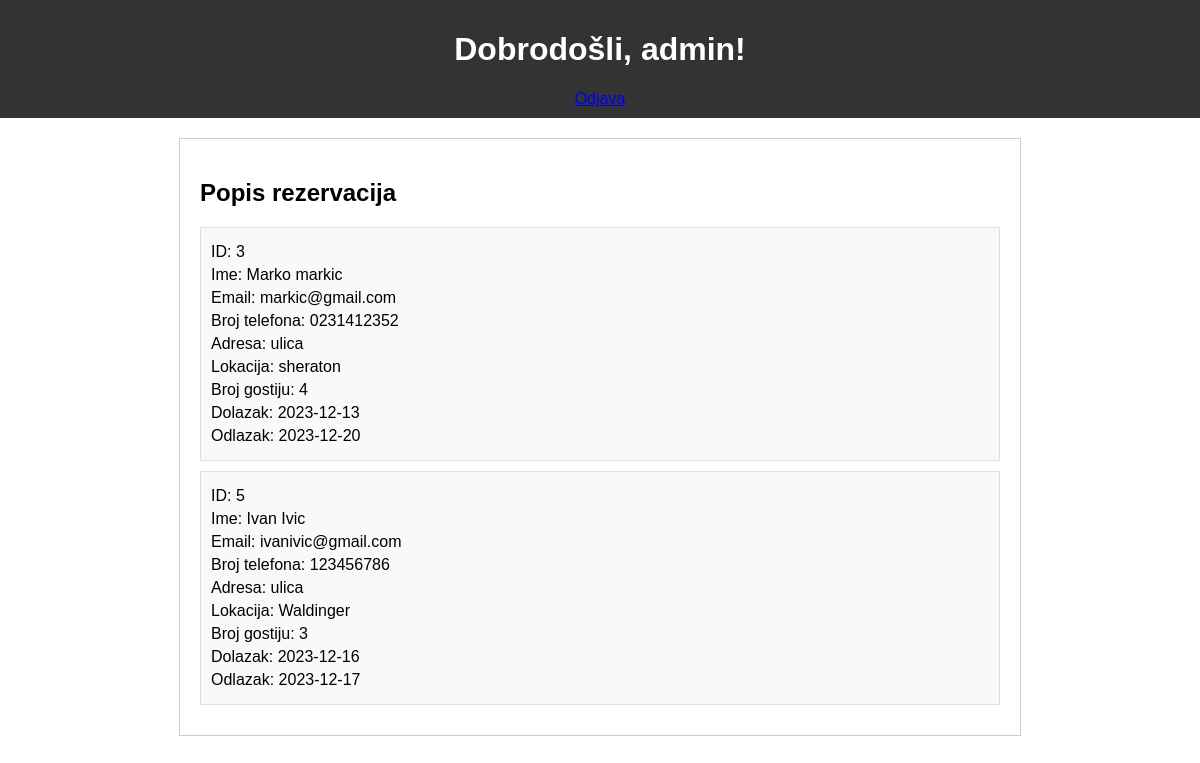
Screenshot of /admin_reservations.php with the database file from the repository.
### tables this page shows
CREATE TABLE `book_form` (
  `id` int(255) NOT NULL,
  `name` varchar(255) NOT NULL,
  `email` varchar(255) NOT NULL,
  `phone` varchar(15) NOT NULL,
  `address` varchar(255) NOT NULL,
  `location` varchar(255) NOT NULL,
  `guests` int(255) NOT NULL,
  `arrivals` date NOT NULL,
  `leaving` date NOT NULL
);

### admin_reservations.php (the view, shortened to what this page needs)
<!DOCTYPE html>
<html lang="en">
<head>
    <link rel="stylesheet" href="css/style_admin.css">
</head>
<body>
    <header>
        <h1>Dobrodošli, admin!</h1>
        <a href="logout.php">Odjava</a>
    </header>
    <section class="reservations">
        <h2>Popis rezervacija</h2>
        <?php
        $servername = "localhost";
        $username = "admin";
        $password = "12345";
        $dbname = "book_db";
        $conn = new mysqli($servername, $username, $password, $dbname);
        $sql = "SELECT * FROM book_form";
        $result = $conn->query($sql);
        if ($result->num_rows > 0) {
            while ($row = $result->fetch_assoc()) {
                echo '<div class="reservation-item">';
                echo '<p>ID: ' . $row["id"] . '</p>';
                echo '<p>Ime: ' . $row["name"] . '</p>';
                echo '<p>Email: ' . $row["email"] . '</p>';
                echo '<p>Broj telefona: ' . $row["phone"] . '</p>';
                echo '<p>Adresa: ' . $row["address"] . '</p>';
                echo '<p>Lokacija: ' . $row["location"] . '</p>';
                echo '<p>Broj gostiju: ' . $row["guests"] . '</p>';
                echo '<p>Dolazak: ' . $row["arrivals"] . '</p>';
                echo '<p>Odlazak: ' . $row["leaving"] . '</p>';
                echo '</div>';
            }
        } else {
            echo "Nema rezervacija.";
        }
        ?>
    </section>
</body>
</html>

### style_admin.css (style rules this page uses)
body { font-family: Arial, sans-serif; margin: 0; padding: 0; }
header { background-color: #333; color: #fff; padding: 10px; text-align: center; }
.reservations { max-width: 800px; margin: 20px auto; padding: 20px; border: 1px solid #ccc; }
.reservation-item { border: 1px solid #ddd; padding: 10px; margin-bottom: 10px; background-color: #f9f9f9; }
.reservation-item p { margin: 5px 0; }

### rows the page displays
book_form: id "3", name "Marko markic", email "markic@gmail.com", phone "0231412352", address "ulica", location "sheraton", guests "4", arrivals "2023-12-13", leaving "2023-12-20"
book_form: id "5", name "Ivan Ivic", email "ivanivic@gmail.com", phone "123456786", address "ulica", location "Waldinger", guests "3", arrivals "2023-12-16", leaving "2023-12-17"
